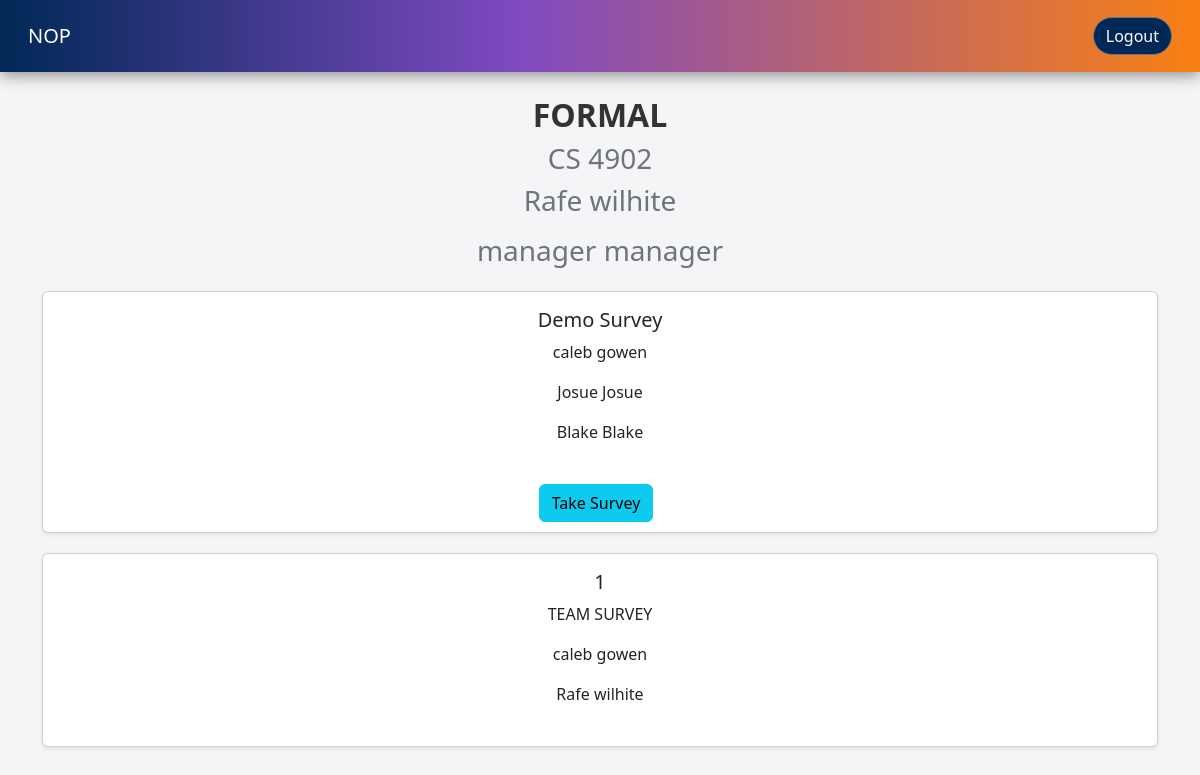
The app's page /src/web/students/studentsCoursePage.php?course_id=1 (signed in) with its own data.
### tables this page shows
CREATE TABLE IF NOT EXISTS COURSE(
    COURSEID INT AUTO_INCREMENT PRIMARY KEY,
    COURSENAME VARCHAR(50),
    COURSENUMBER INT 
);

CREATE TABLE IF NOT EXISTS ACCOUNT(
    ACCOUNTID INT AUTO_INCREMENT PRIMARY KEY,
    EMAIL VARCHAR(20) NOT NULL UNIQUE,
    PASSWORD VARCHAR(128) NOT NULL,
    USERFNAME VARCHAR(50),
    USERLNAME VARCHAR(50),
    USERTYPE ENUM('STUDENT','ADMIN','COURSEMANAGER') NOT NULL
);

CREATE TABLE IF NOT EXISTS SURVEY(
    SURVEYID INT AUTO_INCREMENT PRIMARY KEY,
    COURSEID INT NOT NULL,
    SURVEYTITLE VARCHAR(50),
    TEAMBASED BOOLEAN,
    NUMQUESTIONS INT,
    FOREIGN KEY (COURSEID) REFERENCES COURSE(COURSEID) ON DELETE CASCADE
);

### src/dao/AbstractDAO.php (called while the page is built, shortened)
<?php
require_once 'DatabaseConnection.php';
abstract class AbstractDAO {
    public function __construct()
    {
        $dbc = new DatabaseConnection();
        $mdb = $dbc->getConnection();
        $this->connection = $mdb->connect();
    }
}
?>

### src/dao/DatabaseConnection.php (called while the page is built, shortened)
<?php
class MariaDBConnection extends AbstractDatabaseConnection {
    private static $connection;
    public function connect() {
        if (!self::$connection) {
            self::$connection = new mysqli($this->host, $this->username, $this->password, $this->database);
        }
        return self::$connection;
    }
}
class DatabaseConnection {
    private static $connection;
    public static function getConnection() {
        if (!self::$connection) {
            self::$connection = new MariaDBConnection();
        }
        return self::$connection;
    }
}
?>

### src/dao/CourseDAO.php (called while the page is built, shortened)
<?php
require_once "AbstractDAO.php";
class CourseDAO extends AbstractDAO{
    public function findById($id){
        $stmt = $this->connection->prepare("SELECT * FROM COURSE WHERE COURSEID = ?");
        $stmt->bind_param("i", $id);
        $stmt->execute();
        $result = $stmt->get_result();
        $row = $result->fetch_assoc();
        return $row;
    }
    public function getCourseManagers($id)
    {
        $stmt = $this->connection->prepare("SELECT USERFNAME, USERLNAME FROM ACCOUNT A JOIN ENROLLMENT E ON A.ACCOUNTID = E.ACCOUNTID JOIN COURSE C ON E.COURSEID = C.COURSEID WHERE ISMANAGER = 1 AND E.COURSEID = ?");
        $stmt->bind_param("i", $id);
        $stmt->execute();
        $result = $stmt->get_result();
        return $result;
    }
}
?>

### src/dao/SurveyDAO.php (called while the page is built, shortened)
<?php
require_once "AbstractDAO.php";
class SurveyDAO extends AbstractDAO
{
    public function getTeamMembers($sid, $tid)
    {
        $stmt = $this->connection->prepare("SELECT USERFNAME, USERLNAME FROM ACCOUNT A JOIN TEAMMEMBERSHIP T ON A.ACCOUNTID = T.ACCOUNTID WHERE SURVEYID = ? AND T.TEAMID = ?");
        $stmt->bind_param("ii", $sid, $tid);
        $stmt->execute();
        $result = $stmt->get_result();
        return $result;
    }
    public function getUncompletedSurveys($cid, $aid)
    {
        $stmt = $this->connection->prepare("SELECT S.SURVEYID, S.SURVEYTITLE FROM SURVEY S WHERE S.COURSEID = ? EXCEPT SELECT S.SURVEYID, S.SURVEYTITLE
        FROM SURVEY S JOIN QUESTION Q ON S.SURVEYID = Q.SURVEYID JOIN RESPONSE R ON R.QUESTIONID = Q.QUESTIONID WHERE S.COURSEID = ? AND R.ACCOUNTID = ?");
        $stmt->bind_param("iii", $cid, $cid, $aid);
        $stmt->execute();
        $result = $stmt->get_result();
        return $result;
    }
    public function getCompletedSurveys($cid, $aid){
        $stmt = $this->connection->prepare("SELECT DISTINCT S.SURVEYID, S.SURVEYTITLE FROM SURVEY S JOIN QUESTION Q ON S.SURVEYID = Q.SURVEYID
        JOIN RESPONSE R ON R.QUESTIONID = Q.QUESTIONID WHERE S.COURSEID = ? AND R.ACCOUNTID = ?");
        $stmt->bind_param("ii", $cid, $aid);
        $stmt->execute();
        $result = $stmt->get_result();
        return $result;
    }
}
?>

### src/dao/TeamMembershipDAO.php (called while the page is built, shortened)
<?php
require_once "AbstractDAO.php";
Class TeamMembershipDAO extends AbstractDAO{
    public function getTeamID($aid, $sid){
        $stmt = $this->connection->prepare("SELECT TEAMID FROM TEAMMEMBERSHIP WHERE ACCOUNTID = ? AND SURVEYID = ?");
        $stmt->bind_param("ii", $aid, $sid);
        $stmt->execute();
        $result = $stmt->get_result();
        $row = $result->fetch_assoc();
        return $row;
    }
}
?>

### src/web/students/studentsCoursePage.php (the view, shortened to what this page needs)
<?php
include_once "../../dao/SurveyDAO.php";
include_once "../../dao/CourseDAO.php";
include_once "../../dao/TeamMembershipDAO.php";
$surveyDAO = new SurveyDAO();
$courseDAO = new CourseDAO();
$teammembershipDAO = new TeamMembershipDAO;
$courseID = $_GET['course_id'] ?? null;
$course = $courseDAO->findById($courseID);
$managers = $courseDAO->getCourseManagers($courseID);
$uncompletedSurveys = $surveyDAO->getUncompletedSurveys($courseID, $_SESSION['ACCOUNTID']);
$completedSurveys = $surveyDAO->getCompletedSurveys($courseID, $_SESSION['ACCOUNTID']);
?>
<!DOCTYPE html>
<html>
<head>
    <link href="https://cdn.jsdelivr.net/npm/bootstrap@5.3.3/dist/css/bootstrap.min.css" rel="stylesheet">
    <link rel="stylesheet" href="../style/style.css">
</head>
<body>
    <?php include_once "studentNavbar.php" ?>
    <div class="container text-center">
        <div class="mt-4">
            <h1 class="mt-3"><?= htmlspecialchars($course['COURSENAME']); ?></h1>
            <h3 class="text-secondary">CS <?= htmlspecialchars($course['COURSENUMBER']); ?></h3>
            <?php
            foreach ($managers as $manager) : ?>
                <h3 class="text-secondary"><?= $manager['USERFNAME'], " ", $manager['USERLNAME']; ?></p>
                <?php endforeach; ?>
        </div>
        <div class="row mt-4">
            <?php
            foreach ($uncompletedSurveys as $survey) :
                $teamid = $teammembershipDAO->getTeamID($_SESSION['ACCOUNTID'],$survey['SURVEYID']);
                $team = $surveyDAO->getTeamMembers($survey['SURVEYID'],$teamid['TEAMID']); ?>
                <div class="col-md-4" style="width:100%; margin-bottom:20px;">
                    <div class="card mb-4 shadow-sm" , style="height: 100%">
                        <div class="card-body">
                            <h5 class="card-title"><?= htmlspecialchars($survey['SURVEYTITLE']); ?></h5>
                            <?php
                            foreach ($team as $member) : ?>
                                <p class="card-text"><?= $member['USERFNAME'], " ", $member['USERLNAME']; ?></p>
                            <?php endforeach; ?>
                        </div>
                        <div class="d-flex justify-content-center align-content-end" style="margin-bottom: 10px;">
                                <form action="takeSurvey.php" method="POST" class="me-2">
                                    <button type="submit" class="btn btn-info">Take Survey</button>
                                </form>
                        </div>
                    </div>
                </div>
            <?php endforeach; ?>
            <?php
            foreach ($completedSurveys as $survey) :
                $teamid = $teammembershipDAO->getTeamID($_SESSION['ACCOUNTID'],$survey['SURVEYID']);
                $team = $surveyDAO->getTeamMembers($survey['SURVEYID'],$teamid['TEAMID']); ?>
                <div class="col-md-4" style="width:100%; margin-bottom:20px;">
                    <div class="card mb-4 shadow-sm" , style="height: 100%">
                        <div class="card-body">
                            <h5 class="card-title"><?= htmlspecialchars($survey['SURVEYID']); ?></h5>
                            <p class="card-text"><?= htmlspecialchars($survey['SURVEYTITLE']); ?></p>
                            <?php
                            foreach ($team as $member) : ?>
                                <p class="card-text"><?= $member['USERFNAME'], " ", $member['USERLNAME']; ?></p>
                            <?php endforeach; ?>
                        </div>
                    </div>
                </div>
            <?php endforeach; ?>
        </div>
    </div>
</body>
</html>

### src/web/style/style.css (style rules this page uses)
:root { --page-background: #f5f5f7; --branding-grad: linear-gradient(90deg, #002856 0%, rgba(127, 74, 193, 1) 43%, #f98012 100%); --branding-grad-reverse: linear-gradient(90deg, #f98012 0%, rgba(127, 74, 193, 1) 43%, #002856 100%); }
body { background-color: var(--page-background); font-family: system-ui, -apple-system, BlinkMacSystemFont, 'Segoe UI', Roboto, Oxygen, Ubuntu, Cantarell, 'Open Sans', 'Helvetica Neue', sans-serif; }
h1 { text-align: center; font-size: 2rem; font-weight: bold; color: #333; margin-top: 2rem; }

### records on screen
course: COURSENAME "FORMAL", COURSENUMBER "4902"
account: USERFNAME "Rafe", USERLNAME "wilhite"
account: USERFNAME "manager", USERLNAME "manager"
account: USERFNAME "caleb", USERLNAME "gowen"
account: USERFNAME "Josue", USERLNAME "Josue"
account: USERFNAME "Blake", USERLNAME "Blake"
survey: SURVEYID "1", SURVEYTITLE "TEAM SURVEY"

### other values on screen
$survey['SURVEYTITLE'] "Demo Survey"
